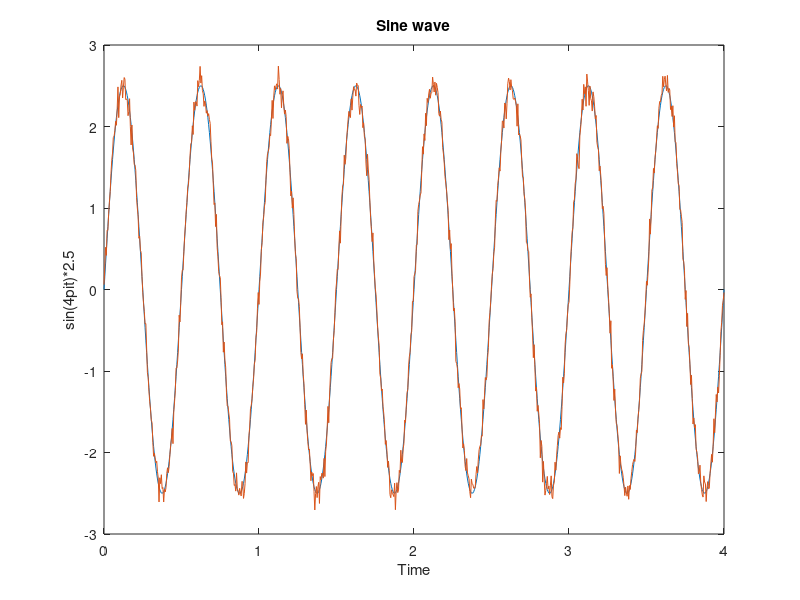

MATLAB code to generate this figure:
close all;
clear all;
clc;
T = 0.005; % Sampling Period
t_end = 4;
t = 0 : T : t_end;
A = 2.5; % Amplitude
f = 2; %Hz
signal = A * sin(2*pi*f*t);

plot(t, signal);
xlabel("Time");
ylabel("sin(4pit)*2.5");
title("Sine wave");

hold on;

mu = 0;
sigma = 0.1;

noise = 0.1 * randn(size(signal));

x_noisy = signal + noise;

plot(t, x_noisy);

